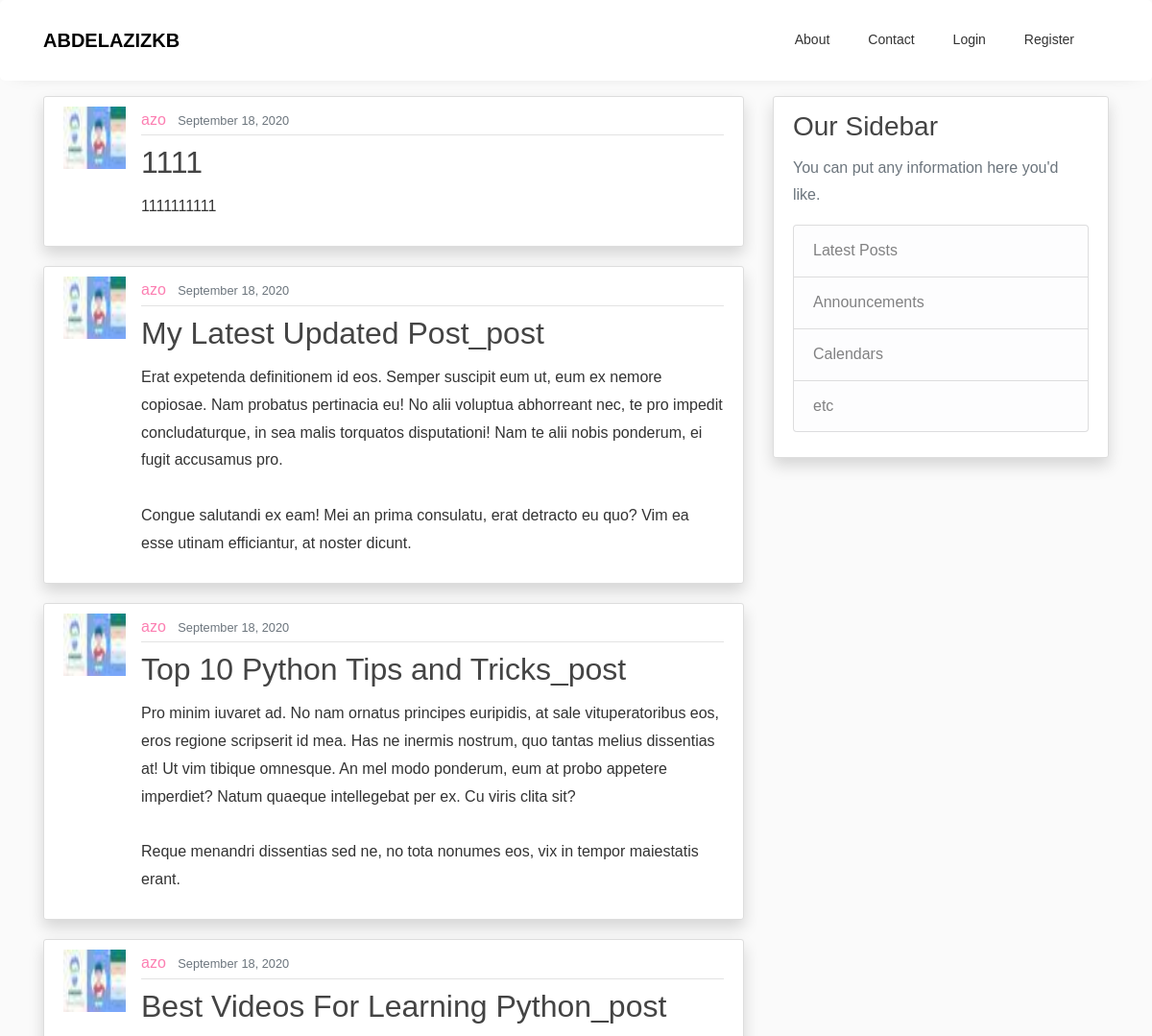
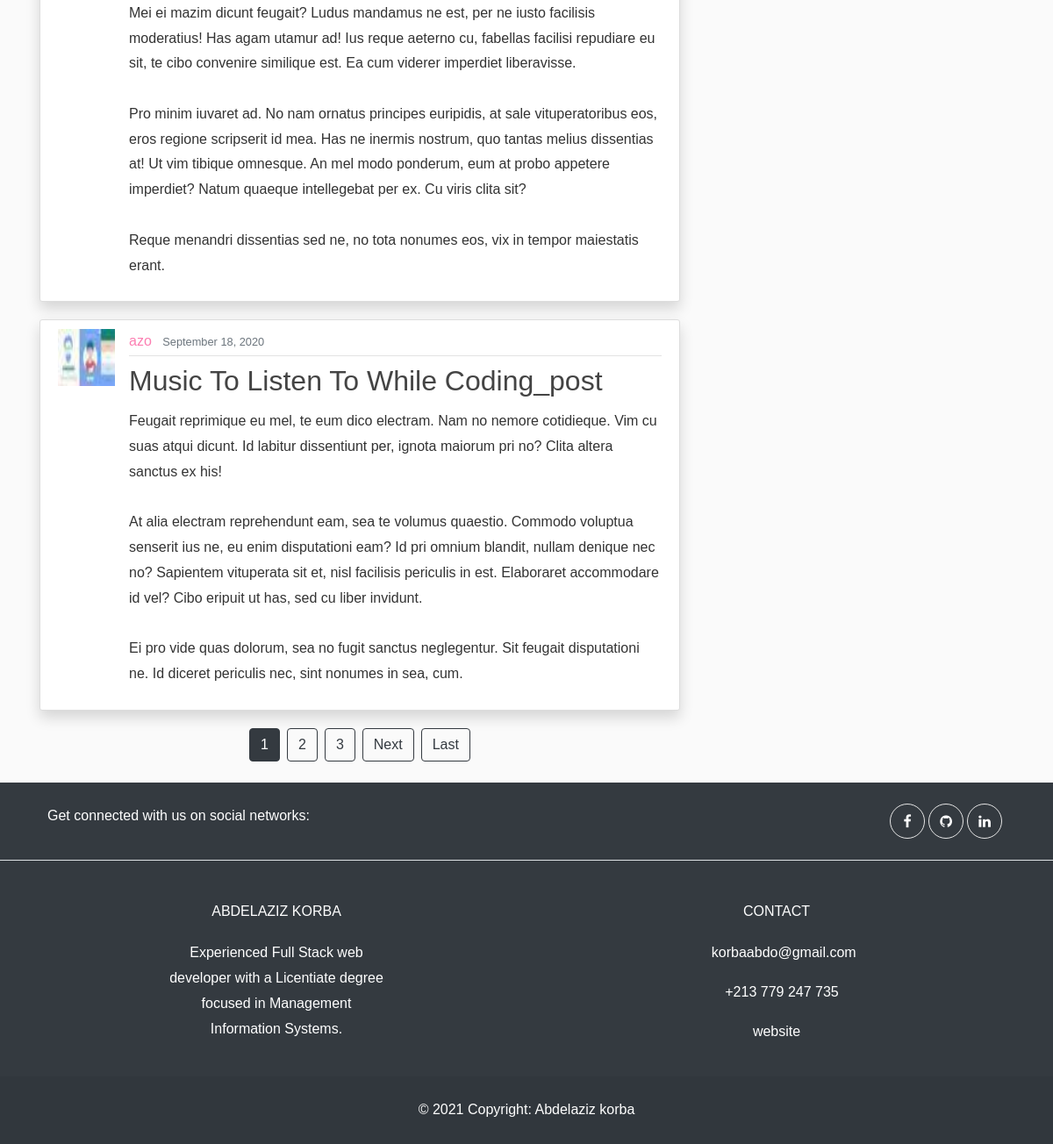
/user/azo, run on an earlier commit of the app's database (2 pictures, top to bottom).
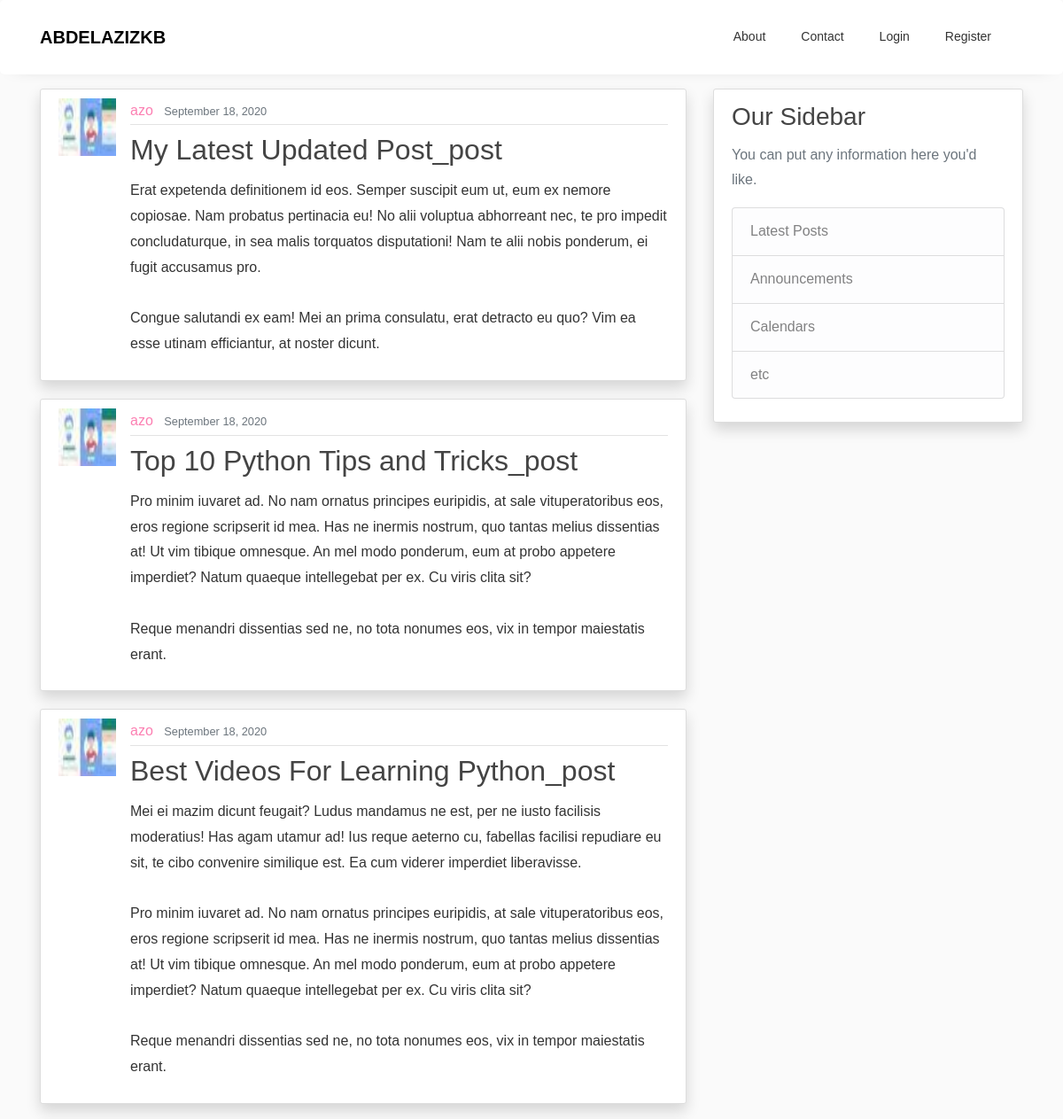
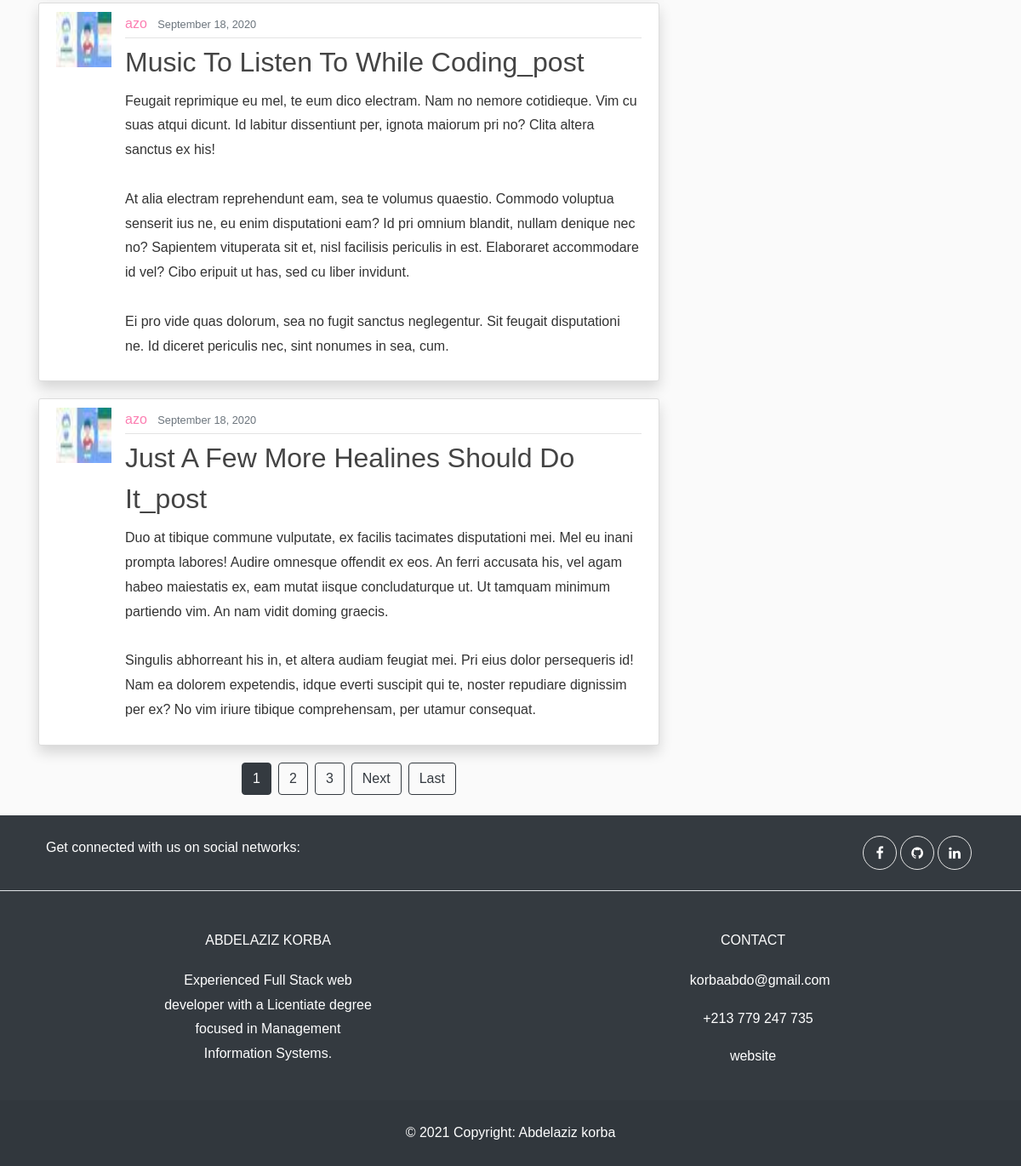
And on a later commit of the database (2 pictures, top to bottom).
### blog/models.py (models this page shows, shortened)
class Post(models.Model):
    title=models.CharField(max_length=100)
    content=models.TextField()
    date_posted=models.DateTimeField(default=timezone.now)
    author=models.ForeignKey(User,on_delete=models.CASCADE)

### users/models.py (models this page shows, shortened)
class Profile(models.Model):
    user=models.OneToOneField(User, on_delete=models.CASCADE)
    image=models.ImageField(upload_to='profile_pic', default='default.jpg')

### blog/views.py (the view)
# urls.py: path("user/<str:username>", UserPostListView.as_view(), name="user-posts"),
class UserPostListView(ListView):
    model = Post
    template_name = 'blog/home.html'  # <app>/<model>_<viewtype>.html
    context_object_name = 'posts'
    paginate_by = 5
    def get_queryset(self):
        user = get_object_or_404(User, username=self.kwargs.get('username'))
        return Post.objects.filter(author=user).order_by('-date_posted')

### blog/templates/blog/home.html (shortened to what this page needs)
{% extends "blog/base.html" %}
{% block content %}
    <div class="mt-3">
      {% for post in posts %}
          <article class="media content-section shadow">
            <img class=" article-img" src="{{ post.author.profile.image.url }}">
            <div class="media-body">
              <div class="article-metadata">
                <a class="mr-2" href=" {% url 'user-posts' post.author.username %}" >{{ post.author }}</a>
                <small class="text-muted">{{ post.date_posted|date:"F d, Y" }}</small>
              </div>
              <h2><a class="article-title text-break" href="{% url 'post-detail' post.id %}">{{ post.title }}</a></h2>
              <p class="article-content text-break">{{ post.content }}</p>
            </div>
          </article>
      {% endfor %}
    </div>
    {% if is_paginated %}
      <div class="d-flex justify-content-center">
        {% for num in page_obj.paginator.page_range %}
          {% if page_obj.number == num %}
            <a class="btn btn-dark mx-1 mb-4" href="?page={{ num }}">{{ num }}</a>
          {% elif num > page_obj.number|add:'-3' and num < page_obj.number|add:'3' %}
            <a class="btn btn-outline-dark mx-1 mb-4" href="?page={{ num }}">{{ num }}</a>
          {% endif %}
        {% endfor %}
        {% if page_obj.has_next %}
          <a class="btn btn-outline-dark mx-1 mb-4" href="?page={{ page_obj.next_page_number }}">Next</a>
          <a class="btn btn-outline-dark mx-1 mb-4" href="?page={{ page_obj.paginator.num_pages }}">Last</a>
        {% endif %}
      </div>
  {% endif %}
{% endblock content %}

### blog/templates/blog/base.html (shortened to what this page needs)
{% load static %}
<!DOCTYPE html>
<html>
<head>
  <link rel="stylesheet" href="https://maxcdn.bootstrapcdn.com/bootstrap/4.0.0/css/bootstrap.min.css"
>
  <link rel="stylesheet" href="https://stackpath.bootstrapcdn.com/font-awesome/4.7.0/css/font-awesome.min.css">
  <link rel="stylesheet" type="text/css" href="{% static 'blog/style.css' %}">
  <link rel="stylesheet" type="text/css" href="{% static 'blog/main.css' %}">
</head>
<body>
  <nav class="navbar navbar-expand-lg ftco_navbar ftco-navbar-light" id="ftco-navbar">
    <div class="container">
      <a class="navbar-brand" href="/">Abdelazizkb</a>
      <div class="collapse navbar-collapse" id="ftco-nav">
        <ul class="navbar-nav ml-auto mr-md-3">
          <li class="nav-item"><a href="{% url 'blog-about' %}" class="nav-link">About</a></li>
          <li class="nav-item"><a href="{% url 'blog-contact' %}" class="nav-link">Contact</a></li>
          {% if user.is_authenticated %}
          <li class="nav-item "><a href="{% url 'profile' %}" class="nav-link">Profile</a></li>
          <li class="nav-item"><a href="{% url 'logout' %}" class="nav-link">logout</a></li>
          {% else %}
          <li class="nav-item "><a href="{% url 'login' %}" class="nav-link">Login</a></li>
          <li class="nav-item"><a href="{% url 'register' %}" class="nav-link">Register</a></li>
          {% endif %}
        </ul>
      </div>
    </div>
  </nav>
  <main role="main" class="container">
    <div class="row">
      <div class="col-md-8">
        {% block content %}{% endblock %}
      </div>
      <div class="col-md-4 mt-3 ">
        <div class="content-section shadow">
          <h3>Our Sidebar</h3>
          <p class='text-muted'>You can put any information here you'd like.
            <ul class="list-group">
              <li class="list-group-item list-group-item-light">Latest Posts</li>
              <li class="list-group-item list-group-item-light">Announcements</li>
              <li class="list-group-item list-group-item-light">Calendars</li>
              <li class="list-group-item list-group-item-light">etc</li>
            </ul>
          </p>
        </div>
      </div>
    </div>
  </main>
  <footer class="text-center text-lg-start bg-dark text-muted">
    <section class=" border-bottom">
      <div  class="container d-flex justify-content-center justify-content-lg-between p-4">
          <div class="me-5 d-none d-lg-block text-white ">
            <span>Get connected with us on social networks:</span>
          </div>
          <div class="social-media order-lg-last">
            <p class="mb-0 d-flex">
              <a href="https://d.facebook.com/abdelaziz.korba.7" class="d-flex align-items-center justify-content-center"><span class="fa fa-facebook text-white "></span></a>
              <a href="https://github.com/Abdelazizkb" class="d-flex align-items-center justify-content-center"><span class="fa fa-github text-white "></span></a>
              <a href="https://www.linkedin.com/in/abdelaziz-korba/" class="d-flex align-items-center justify-content-center"><span class="fa fa-linkedin text-white "></span></a>
            </p>
          </div>
      </div>
    </section>
    <section class="">
      <div class="container text-center text-md-start mt-5">
        <div class="row mt-3">
          <div class="col-md-3 col-lg-4 col-xl-3 mx-auto mb-4">
            <h6 class="text-uppercase fw-bold mb-4 text-white ">
              Abdelaziz korba
            </h6>
            <p class="text-white ">
              Experienced Full Stack web developer
              with a Licentiate degree focused in Management Information Systems.
            </p>
          </div>
          <div class="col-md-4 col-lg-3 col-xl-3 mx-auto mb-md-0 mb-4">
            <h6 class="text-uppercase fw-bold mb-4 text-white">
              Contact
            </h6>
            <p class="text-white">
            <i class="fas fa-envelope me-3 "></i>
            korbaabdo@gmail.com
            </p>
            <p class="text-white"><i class="fas fa-phone me-3"></i>+213 779 247 735</p>
            <a href="https://abdelazizkb.github.io/" class="text-white">website</a>
          </div>
        </div>
      </div>
    </section>
    <div class="text-center p-4 text-white" style="background-color: rgba(0, 0, 0, 0.05);">
      © 2021 Copyright:
      <a class="text-white fw-bold"  href="https://abdelazizkb.github.io/" target="_blank">Abdelaziz korba</a>
    </div>
  </footer>
</body>
</html>

### blog/static/blog/main.css (style rules this page uses)
body { background: #fafafa; color: #333333; margin-top: 0px; }
h1, h2, h3, h4, h5, h6 { color: #444444; }
ul { margin: 0; }
.content-section { background: #ffffff; padding: 10px 20px; border: 1px solid #dddddd; border-radius: 3px; margin-bottom: 20px; }
.article-title { color: #444444; }
.article-content { white-space: pre-line; }
.article-img { height: 65px; width: 65px; margin-right: 16px; }
.article-metadata { padding-bottom: 1px; margin-bottom: 4px; border-bottom: 1px solid #e3e3e3 }

What changed in the data, as far as the page shows it:
removed Post: author.profile.image (picture), author "azo", date_posted "September 18, 2020", title "1111", content "1111111111"
now on this page (row unchanged): Post: author.profile.image (picture), author "azo", date_posted "September 18, 2020", title "Just A Few More Healines Should Do It_post", content "Duo at tibique commune vulputate, ex facilis tacimates disputationi mei. Mel eu inani prompta labores! Audire omnesque offendit ex eos. An ferri accusata his, vel agam habeo maiestatis ex, eam mutat iisque concludaturque ut. Ut tamquam minimum partiendo vim. An nam vidit doming graecis. Singulis abhorreant his in, et altera audiam feugiat mei. Pri eius dolor persequeris id! Nam ea dolorem expetendis, idque everti suscipit qui te, noster repudiare dignissim per ex? No vim iriure tibique comprehensam, per utamur consequat."
